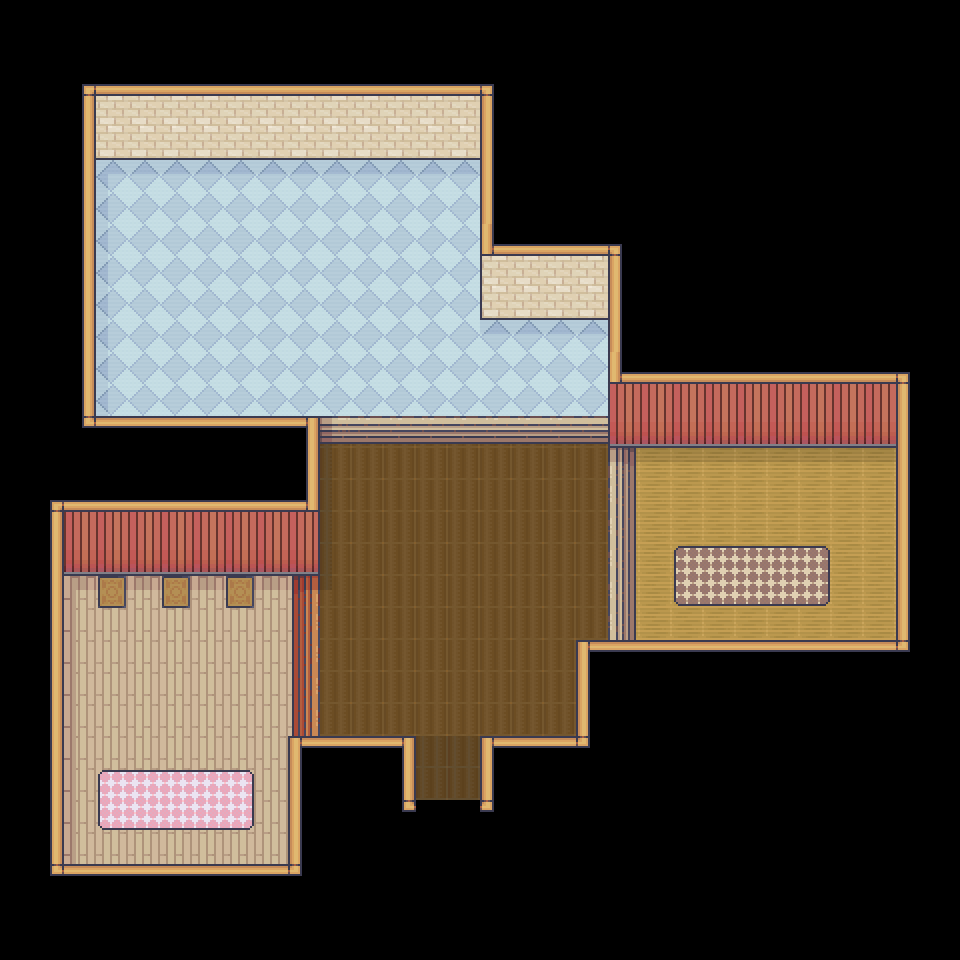

The image is a tile-based game level rendered from a .tmx file. Its description and source (layers, tilesets, objects; grid data summarised) follow:
An orthogonal 30x30 tile map with 32x32 px tiles, 4 tile layers (floor, walls, stairs, carpets), 3 tilesets and 74 objects (4x npc_spawn, zone, scene, player_city).

<map version="1.10" tiledversion="1.10.1" orientation="orthogonal" renderorder="right-down" width="30" height="30" tilewidth="32" tileheight="32" infinite="0" nextlayerid="10" nextobjectid="129">
 <tileset firstgid="1" source="../TSX/RoomBuilder.tsx" />
 <tileset firstgid="8285" source="../TSX/store_singles.tsx" />
 <tileset firstgid="8346" source="../TSX/store_carpets.tsx" />
 <layer id="2" name="floor" width="30" height="30">
  <data>[900 cells, 321 non-empty, 15 distinct tile ids]</data>
 </layer>
 <layer id="1" name="walls" width="30" height="30">
  <data>[900 cells, 187 non-empty, 19 distinct tile ids]</data>
 </layer>
 <layer id="3" name="stairs" width="30" height="30">
  <data>[900 cells, 20 non-empty, 7 distinct tile ids]</data>
 </layer>
 <layer id="7" name="carpets" width="30" height="30">
  <data>[900 cells, 23 non-empty, 21 distinct tile ids]</data>
 </layer>
 <objectgroup id="4" name="furniture">
  <object id="1" gid="8301" x="672" y="544" width="160" height="96" />
  <object id="4" gid="8297" x="94" y="211" width="192" height="96" />
  <object id="5" gid="8296" x="95" y="307" width="192" height="96" />
  <object id="7" gid="8309" x="288" y="192" width="64" height="96" />
  <object id="8" gid="8311" x="352" y="192" width="64" height="96" />
  <object id="9" gid="8310" x="480" y="352" width="64" height="64" />
  <object id="10" gid="8312" x="544" y="352" width="64" height="64" />
  <object id="12" gid="8314" x="320" y="288" width="64" height="64" />
  <object id="13" gid="8313" x="384" y="288" width="64" height="64" />
  <object id="16" gid="8299" x="832" y="544" width="64" height="96" />
  <object id="18" gid="8298" x="832" y="640" width="64" height="96" />
  <object id="20" gid="8318" x="480" y="736" width="32" height="64" />
  <object id="21" gid="8317" x="384" y="736" width="32" height="64" />
  <object id="22" gid="8285" x="320" y="320" width="64" height="64" />
  <object id="23" gid="8286" x="384" y="320" width="64" height="64" />
  <object id="24" gid="8285" x="544" y="416" width="64" height="64" />
  <object id="28" gid="8316" x="416" y="192" width="64" height="64" />
  <object id="31" gid="8324" x="384" y="640" width="128" height="192" />
  <object id="32" gid="8293" x="96" y="704" width="64" height="64" />
  <object id="40" gid="8325" x="121.5" y="633" width="128" height="96" />
  <object id="41" gid="8315" x="227" y="725" width="32" height="96" />
  <object id="43" gid="8326" x="161.545" y="721.636" width="64" height="96" />
  <object id="44" gid="8327" x="96" y="832" width="32" height="96" />
  <object id="45" gid="8328" x="128" y="832" width="32" height="96" />
  <object id="46" gid="8320" x="192" y="800" width="64" height="64" />
  <object id="48" gid="8329" x="229" y="881" width="64" height="64" />
  <object id="50" gid="8330" x="203" y="865" width="32" height="64" />
  <object id="55" gid="8292" x="224" y="576" width="64" height="64" />
  <object id="60" gid="8331" x="62.75" y="600.25" width="32" height="32" />
  <object id="61" gid="8331" x="188.75" y="597.5" width="32" height="32" />
  <object id="63" gid="8332" x="104.5" y="582" width="32" height="64" />
  <object id="64" gid="8332" x="151.5" y="582.5" width="32" height="64" />
  <object id="65" gid="8333" x="41" y="633" width="128" height="96" />
  <object id="81" gid="8337" x="95" y="401" width="192" height="96" />
  <object id="83" gid="8338" x="641" y="434" width="32" height="64" />
  <object id="84" gid="8340" x="704.5" y="434" width="32" height="64" />
  <object id="85" gid="8339" x="768" y="435" width="32" height="64" />
  <object id="86" gid="8303" x="639.5" y="444.5" width="32" height="32" />
  <object id="87" gid="8302" x="767" y="445" width="32" height="32" />
  <object id="88" gid="8303" x="704.5" y="446.5" width="32" height="32" />
  <object id="89" gid="8341" x="818.5" y="437" width="64" height="64" />
  <object id="90" gid="8302" x="833.5" y="445" width="32" height="32" />
  <object id="92" gid="8342" x="499" y="712" width="96" height="64" />
  <object id="93" gid="8342" x="499" y="742" width="96" height="64" />
  <object id="96" gid="8343" x="381" y="423" width="64" height="96" />
  <object id="97" gid="8344" x="444" y="427" width="32" height="64" />
  <object id="98" gid="8344" x="437" y="408" width="32" height="64" />
  <object id="100" gid="8345" x="397" y="424" width="32" height="32" />
 </objectgroup>
 <objectgroup id="6" name="collision">
  <object id="101" x="82" y="150" width="412" height="10" />
  <object id="102" x="480" y="160" width="14" height="160" />
  <object id="103" x="608" y="318" width="14" height="130" />
  <object id="104" x="622" y="439" width="288" height="9" />
  <object id="105" x="896" y="448" width="14" height="204" />
  <object id="106" x="576" y="640" width="320" height="12" />
  <object id="107" x="576" y="652" width="14" height="96" />
  <object id="108" x="480" y="736" width="96" height="11" />
  <object id="109" x="480" y="747" width="14" height="65" />
  <object id="111" x="416" y="800" width="64" height="12" />
  <object id="112" x="402" y="736" width="14" height="76" />
  <object id="113" x="288" y="736" width="114" height="12" />
  <object id="114" x="288" y="748" width="14" height="128" />
  <object id="115" x="50" y="864" width="238" height="12" />
  <object id="116" x="50" y="566" width="14" height="298" />
  <object id="118" x="64" y="566" width="256" height="10" />
  <object id="119" x="306" y="416" width="14" height="150" />
  <object id="120" x="82" y="416" width="224" height="12" />
  <object id="121" x="82" y="160" width="14" height="256" />
 </objectgroup>
 <objectgroup id="8" name="triggers">
  <object id="122" name="zone_city" type="zone" x="416" y="768" width="64" height="32">
   <properties>
    <property name="interaction_type" value="keypress" />
    <property name="zone" value="city" />
   </properties>
  </object>
  <object id="124" name="store" type="scene" x="672" y="544" width="160" height="32">
   <properties>
    <property name="interaction_type" value="keypress" />
    <property name="scene" value="store" />
   </properties>
  </object>
 </objectgroup>
 <objectgroup id="9" name="positions">
  <object id="123" name="player_city" x="448" y="768">
   <properties>
    <property name="direction" value="up" />
   </properties>
   <point />
  </object>
  <object id="125" name="liz2" type="npc_spawn" x="752" y="471">
   <properties>
    <property name="direction" value="down" />
   </properties>
   <point />
  </object>
  <object id="126" name="brayan" type="npc_spawn" x="176" y="735">
   <properties>
    <property name="direction" value="up" />
   </properties>
   <point />
  </object>
  <object id="127" name="javier" type="npc_spawn" x="350" y="521">
   <properties>
    <property name="direction" value="right" />
   </properties>
   <point />
  </object>
  <object id="128" name="letty" type="npc_spawn" x="301" y="217">
   <properties>
    <property name="direction" value="down" />
   </properties>
   <point />
  </object>
 </objectgroup>
</map>
